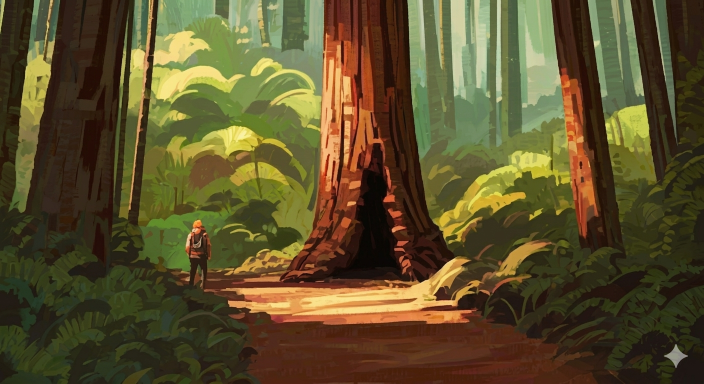
#> input picture make_story_video/input/img/Gemini_Generated_Image_4wgdq54wgdq54wgd.png, 1408 x 768 px (shown at 1/2 size)
$ python -i test_render_preview.py   (imports and definitions only)
#> lines starting #> are read from the running program, lines starting #| are printed output that depends on the picture
"""
test_render_preview.py — Visual preview
Fixes:
- Justify text
- Solid black background
- Image "full" (padded to fit 1920x1080 without crop)
- Karaoke highlight: orange background box sweeping left-to-right, staying orange after swept
"""
import json, os, re, sys
import numpy as np
from PIL import Image, ImageDraw, ImageFont, ImageOps

BASE_DIR           = os.path.dirname(os.path.abspath(__file__))
STORY_DETAILS_FILE = os.path.join(BASE_DIR, "input", "story_details.json")
IMAGE_INPUT_PATH   = os.path.join(BASE_DIR, "input", "img", "Gemini_Generated_Image_4wgdq54wgdq54wgd.png")
OUTPUT_DIR         = os.path.join(BASE_DIR, "output")
# [1 line not run here, left out]
OUT_FILE = os.path.join(OUTPUT_DIR, "preview_test.mp4")

VIDEO_W, VIDEO_H = 1920, 1080
IMAGE_H          = int(VIDEO_H * 2 / 3)   # 720
TEXT_PANEL_H     = VIDEO_H - IMAGE_H       # 360
TEXT_PANEL_Y     = IMAGE_H

FONT_SIZE        = 34
LINE_GAP         = 20
TEXT_MARGIN_X    = 80
LINES_PER_PANEL  = 5

COLOR_BG          = (255, 255, 255)
COLOR_TEXT        = (0, 0, 0)
COLOR_BOX         = (255, 140, 0) # Orange highlight box

PREVIEW_SEC   = 30
WPM           = 130
OUTPUT_FPS    = 24


# ── helpers ──────────────────────────────────────────────────────────────────
# [5 lines left out: function load_font, not called in this run]

def prepare_image(path):
    img = Image.open(path).convert("RGB")
    sw, sh = img.size
#> sw = 1408; sh = 768
    # "full bề ngang": scale width to exactly VIDEO_W
    scale = VIDEO_W / sw
#> scale = 1.36
    new_w = VIDEO_W
    new_h = int(sh * scale)
#> new_h = 1047
    img = img.resize((new_w, new_h), Image.LANCZOS)
#> img: PIL image 1920x1047 RGB

    if new_h >= IMAGE_H:
        # crop vertically center
        t = (new_h - IMAGE_H) // 2
#> t = 163
        return img.crop((0, t, VIDEO_W, t + IMAGE_H))
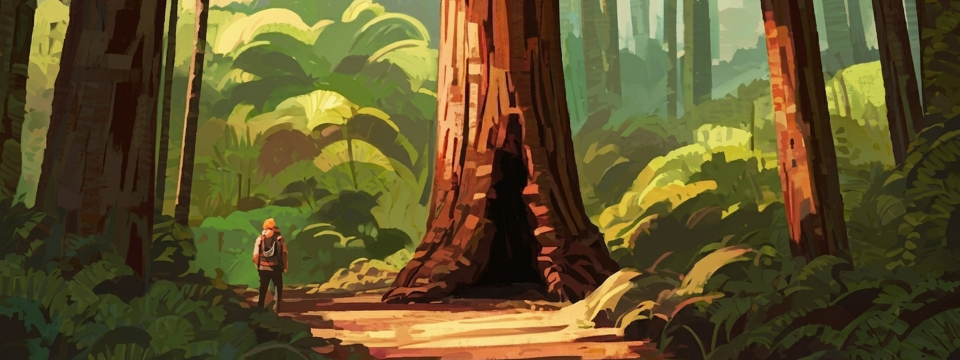
#> returned value: PIL image 1920x720 RGB (shown at 1/2 size); mean R, G, B 95.8, 83.4, 42.1
    else:
        # pad vertically
        res = Image.new("RGB", (VIDEO_W, IMAGE_H), (0,0,0))
        t = (IMAGE_H - new_h) // 2
        res.paste(img, (0, t))
        return res

# [173 lines left out: functions fake_timestamps, wrap_and_justify, to_panels, make_composer, render_preview, not called in this run]

# [2 lines not run here, left out]

>>> result = prepare_image('input/img/Gemini_Generated_Image_4wgdq54wgdq54wgd.png')
